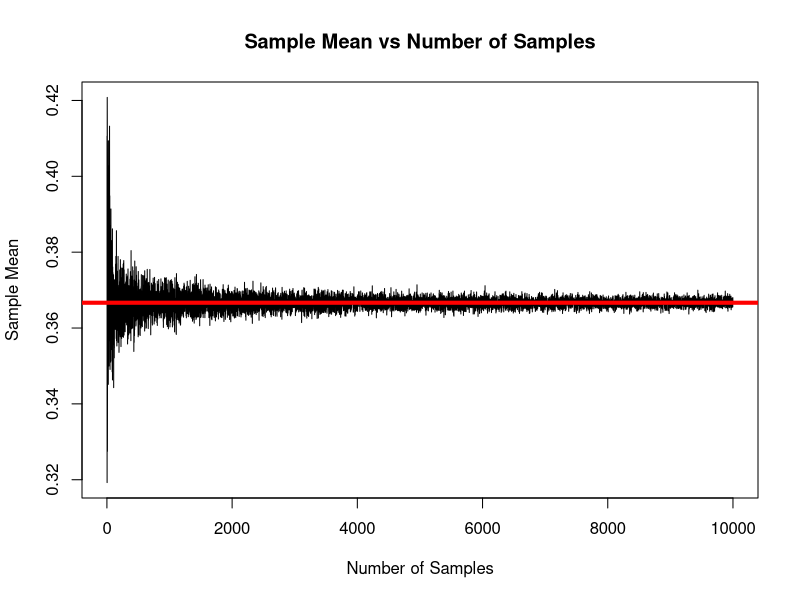
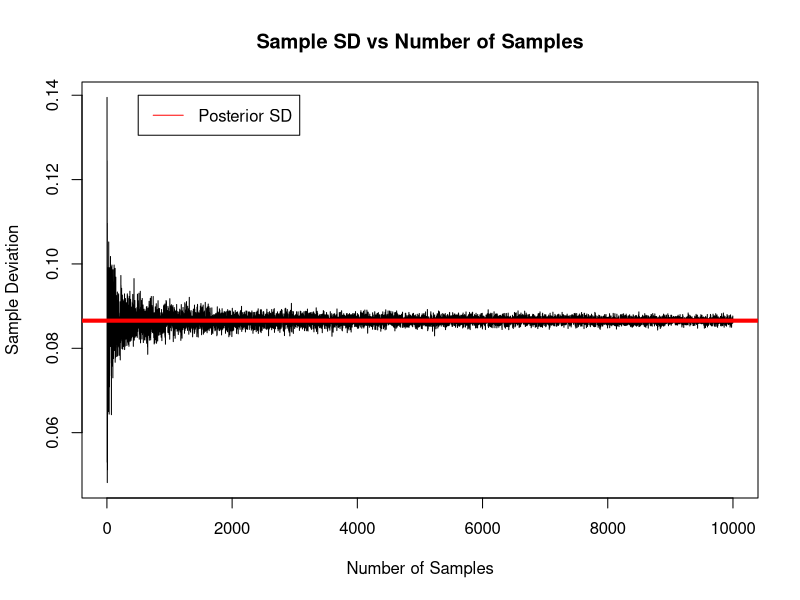
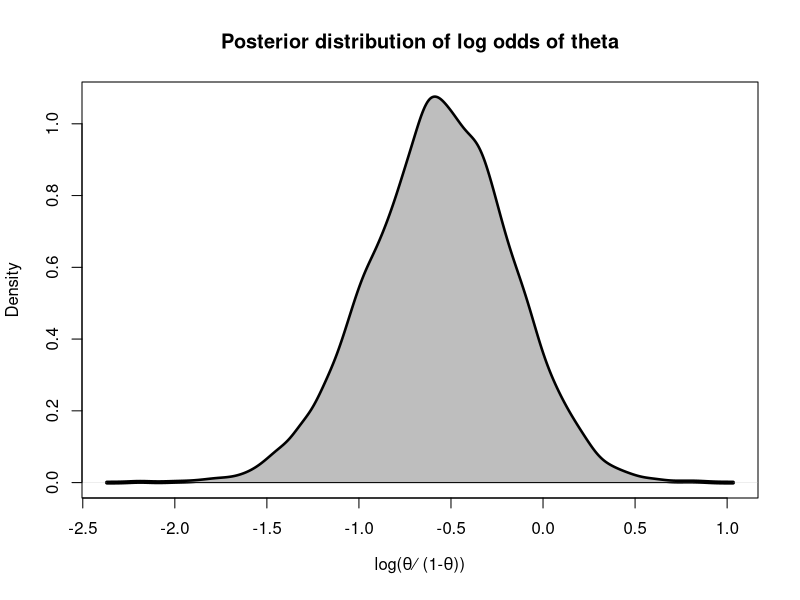
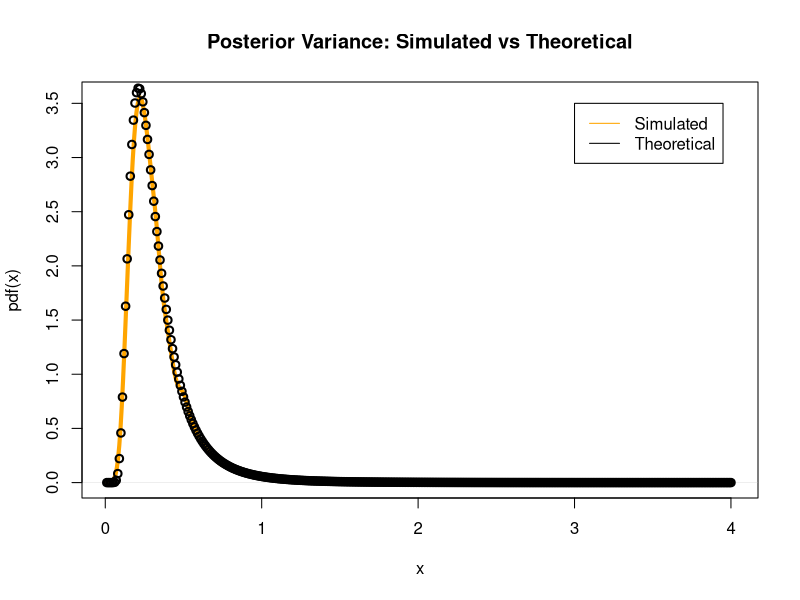
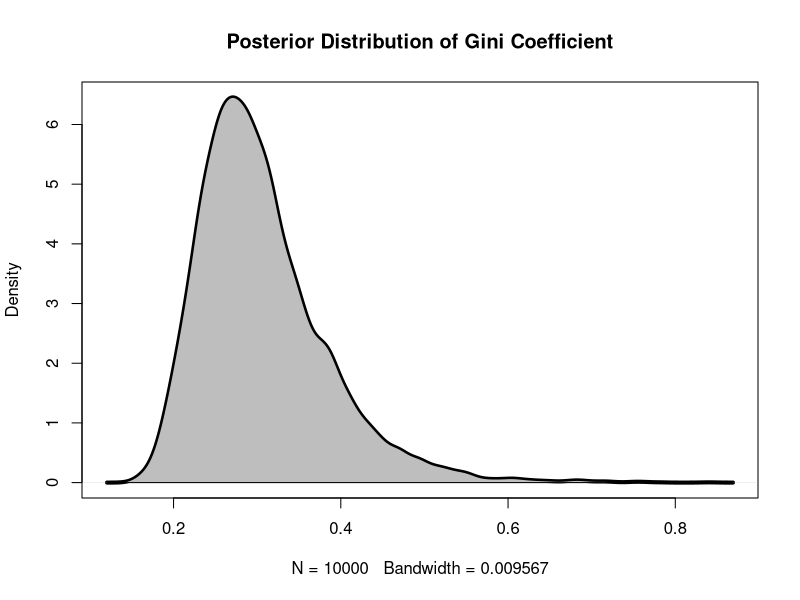
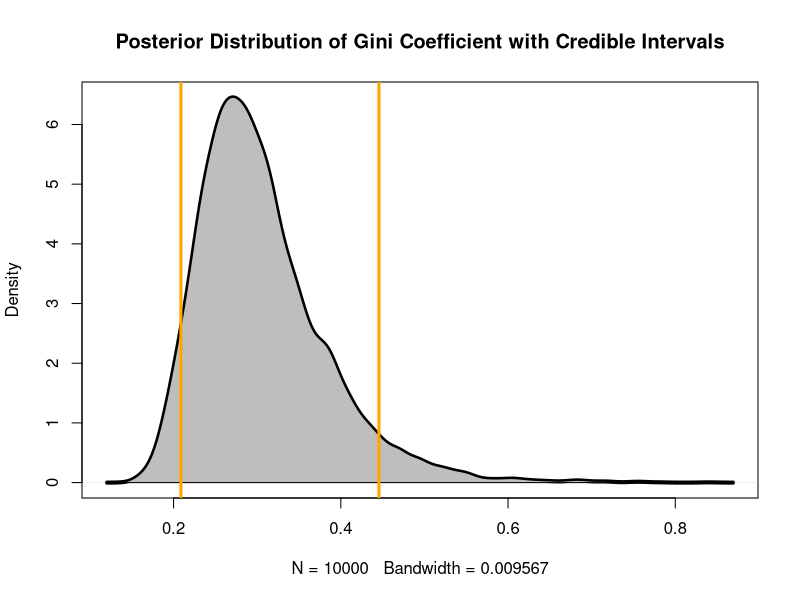
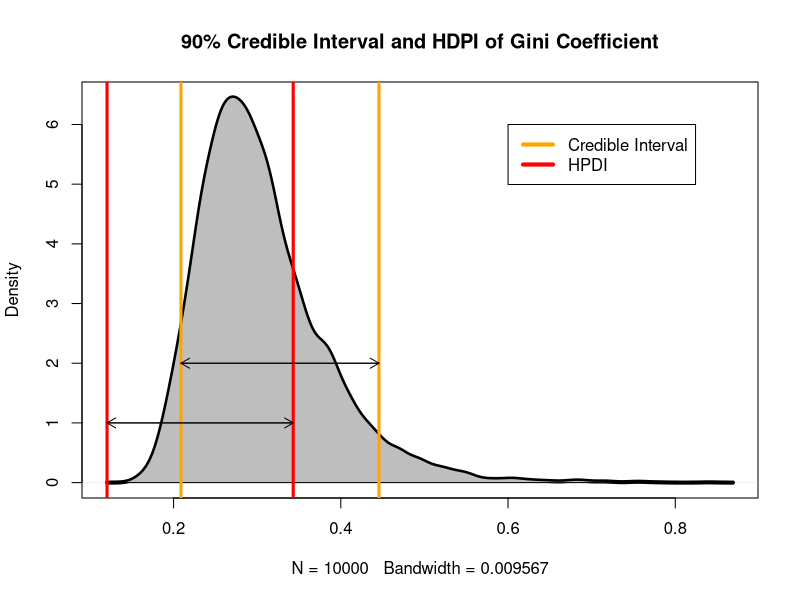
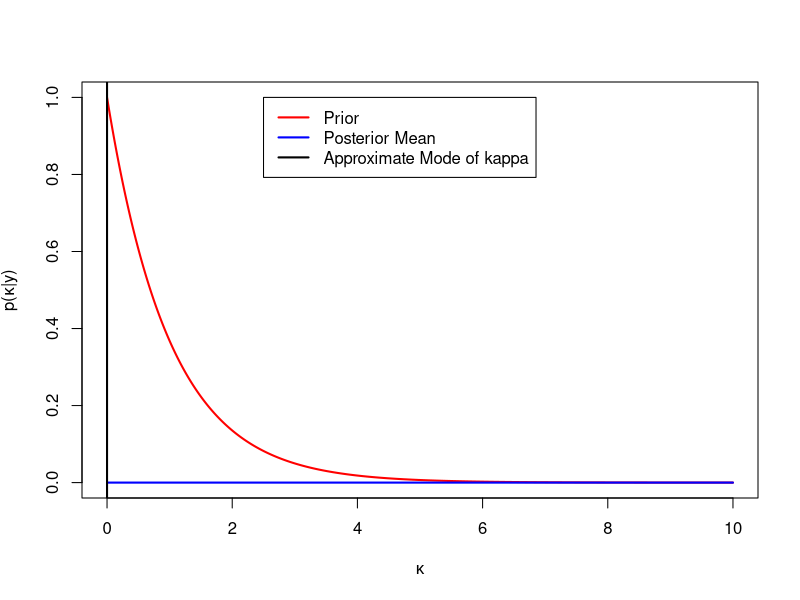

Generate these figures, in order, with R:
## ---- chunk 1
knitr::opts_chunk$set(echo = TRUE)
knitr::opts_chunk$set(message = FALSE)
knitr::opts_chunk$set(warning = FALSE)
## ---- chunk 2
# Data distribution parameters
n <- 24
s <- 8
f <- n-s
# Prior distribution parameters
alpha_0 <- 3
beta_0 <- 3
## ---- chunk 3
alpha_n <- alpha_0 + s
beta_n <- beta_0 + f
posterior_mean <- alpha_n/(alpha_n + beta_n)
posterior_variance <- (alpha_n * beta_n)/((alpha_n + beta_n)^2 * 
                                            (alpha_n + beta_n + 1))
posterior_sd <- sqrt(posterior_variance)
posteriorDrawParams <- function(num_draws,alpha_n,beta_n){
  #set.seed(1234)
  theta_n <- rbeta(num_draws, shape1 = alpha_n, shape2 = beta_n)
  sample_mean <- mean(theta_n)
  sample_sd <- sd(theta_n)
  return(c(sample_mean,sample_sd))
}
## ---- chunk 4
num_samples <- 1
mu_vector <- c()
sample_mu <- 0.3
sample_dev <- 1
#plot(num_samples,sample_mu)
#while(abs(posterior_mean - sample_mu) > 1e-7){
while(num_samples < 10000){
  num_samples <- num_samples + 1
  sample_mu <- posteriorDrawParams(num_samples,alpha_n,beta_n)[1]
  mu_vector <- c(mu_vector,sample_mu)
}
plot(c(2:num_samples),mu_vector,'l',
     xlab = 'Number of Samples',ylab = 'Sample Mean',
     main = 'Sample Mean vs Number of Samples')
legend(6000,0.30,legend = c('Posterior Mean'),col = c('red'),lty=1)
abline(h = posterior_mean,lwd=4,col = 'red')
## ---- chunk 5
num_samples <- 1
sd_vector <- c()
sample_dev <- 1
while(num_samples < 10000){
  num_samples <- num_samples + 1
  sample_dev <- posteriorDrawParams(num_samples,alpha_n,beta_n)[2]
  sd_vector <- c(sd_vector,sample_dev)
}
plot(c(2:num_samples),sd_vector,'l',
     xlab = 'Number of Samples',ylab = 'Sample Deviation',
     main = 'Sample SD vs Number of Samples')
legend(500,0.14,legend = c('Posterior SD'),col = c('red'),lty=1)
abline(h = posterior_sd,lwd=4,col = 'red')
## ---- chunk 6
posteriorDraw <- function(num_draws,alpha_n,beta_n){
  set.seed(1234)
  theta_n <- rbeta(num_draws, shape1 = alpha_n, shape2 = beta_n)
  sample_mean <- mean(theta_n)
  sample_sd <- sd(theta_n)
  return(theta_n)
}
## ---- chunk 7
# P(theta > 0.4|y) from sampled data
simulated_data <- posteriorDraw(num_draws = 10000,alpha_n,beta_n)
posterior_prob <- length(simulated_data[simulated_data > 0.4])/length(simulated_data)
print(posterior_prob)
# Actual value of P(theta > 0.4|y)
x <- 0.4
actual_prob <- pbeta(x,alpha_n,beta_n,lower.tail = FALSE)
print(actual_prob)
## ---- chunk 8
theta_post <- posteriorDraw(num_draws = 10000,alpha_n,beta_n)
phi <- log(theta_post) - log(1 - theta_post)
plot(density(phi),lwd=4,
     main = 'Posterior distribution of log odds of theta',
     xlab = expression(paste('log(',theta, '⁄ (1-',theta,'))')))
polygon(density(phi),col = 'grey')
## ---- chunk 9
y <- c(38, 20, 49, 58, 31, 70, 18, 56, 25, 78)
mu <- 3.8
n <- 10
tau_sq <- sum((log(y)-mu)^2)/n
rinvchisquare <- function(num_draws, n, tau_sq){
  set.seed(1234)
  x <- rchisq(num_draws,df = n-1)
  x_inv <- ((n-1)*tau_sq)/x
  return(x_inv)
}
# Scaled Inverse chi square distribution
pdfinvchisquare <- function(x,n,tau_sq){
  res <- (((tau_sq*(n-1))/2)^(n-1)/2 * exp(-(tau_sq*(n-1))/(2*x)))/((x^(1+(n-1)/2)) * gamma((n-1)/2))
  return(res)
}
## ---- chunk 10
post_sample <- rinvchisquare(10000, n, tau_sq)
plot(density(post_sample),
     col = 'orange',lwd=4,
     main = 'Posterior Variance: Simulated vs Theoretical',
     xlab = 'x', ylab = 'pdf(x)')
x <- seq(0,4,by=0.01)
org_val <- mapply(pdfinvchisquare,x,rep(n,length(x)),rep(tau_sq,length(x)))
points(x,org_val,col = 'black',lwd = 2)
legend(3, 3.5,
       legend = c('Simulated','Theoretical'),
       col = c('orange','black'),
       lty=c(1,1))
## ---- chunk 11
phi <- pnorm(sqrt(post_sample/2), mean = 0, sd = 1, lower.tail = TRUE, log.p = FALSE)
gini_coeff <- 2*phi -  1
plot(density(gini_coeff),lwd = 4,
     main = 'Posterior Distribution of Gini Coefficient')
polygon(density(gini_coeff),col = 'grey')
## ---- chunk 12
# Credible Interval
CI <- c(0.05,0.95)
lower_interval <- quantile(gini_coeff,CI[1])
upper_interval <- quantile(gini_coeff, CI[2])
plot(density(gini_coeff),lwd = 4,
     main = 'Posterior Distribution of Gini Coefficient with Credible Intervals')
polygon(density(gini_coeff),col = 'grey')
abline(v = lower_interval,col = 'orange', lwd = 3)
abline(v = upper_interval,col = 'orange', lwd = 3)
legend(0.6, 30,
       legend = c('Credible Interval'),
       col = c('Orange'),
       lty=c(1,1))
## ---- chunk 13
kernel_gini_coeff <- density(gini_coeff)
# Highest Posterior Density Interval (HDPI)
sorted_kgc <- sort(kernel_gini_coeff$y, decreasing = TRUE)
cumm_kgc <- cumsum(sorted_kgc)
hpd <- cumm_kgc[length(cumm_kgc)]*0.9
hpdi <- range(kernel_gini_coeff$x[which(cumm_kgc<hpd)])
plot(density(gini_coeff),lwd = 4,
     main = '90% Credible Interval and HDPI of Gini Coefficient')
polygon(density(gini_coeff),col = 'grey')
abline(v = lower_interval,col = 'orange', lwd = 3)
abline(v = upper_interval,col = 'orange', lwd = 3)
abline(v = hpdi[1],col = 'red',lwd = 3)
abline(v = hpdi[2],col = 'red',lwd = 3)
arrows(lower_interval,2,upper_interval,2,length = 0.1,col = 'black')
arrows(upper_interval,2,lower_interval,2,length = 0.1,col = 'black')
arrows(hpdi[1],1,hpdi[2],1,length = 0.1,col = 'black')
arrows(hpdi[2],1,hpdi[1],1,length = 0.1,col = 'black')
legend(0.6, 6,
       legend = c('Credible Interval','HPDI'),
       col = c('Orange','Red'),
       lty=c(1,1),lwd = 4)
## ---- chunk 14
likelihood <- function(y, mu, kappa){
  return_val <- exp(kappa * sum(cos(y - mu))) / ((2*pi*besselI(kappa,nu=0))^10)
  return(return_val)
}
prior_kap <- function(kapa,lambda = 1){
  return_val <- lambda*exp(-1*lambda*kapa)
  return(return_val)
}
posterior_kap <- function(y, mu, kappa){
  return_val <- likelihood(y, mu, kappa) * prior_kap(kappa)
  return(return_val)
}
## ---- chunk 15
y <- c(-2.44, 2.14, 2.54, 1.83, 2.02, 2.33, -2.79, 2.23, 2.07, 2.02)
mu <- 2.39
kap <- seq(from = 0, to = 10, by = 0.01)
#posterior_kappa <- rep(0,length(kap))
#for(k in 1:length(kap)){
#  posterior_kappa[k] <- (posterior_kap(y,mu,kap[k]))
#}
posterior_kappa <- (posterior_kap(y, mu, kappa = kap))
plot(kap,prior_kap(kap),'l',
     xlab = expression(paste(kappa)),
     ylab = expression(paste('p(',kappa,'|y)')),col = 'red',lwd = 2)
lines(kap,posterior_kappa, col = 'blue','l',lwd = 2)
abline(v = max(posterior_kappa),lwd = 2)
legend(2.5, 1,
       legend = c('Prior', 'Posterior Mean', 'Approximate Mode of kappa'),
       col = c('Red','Blue','Black'),
       lty=c(1,1),lwd = c(2,2,2))
## ---- chunk 16

